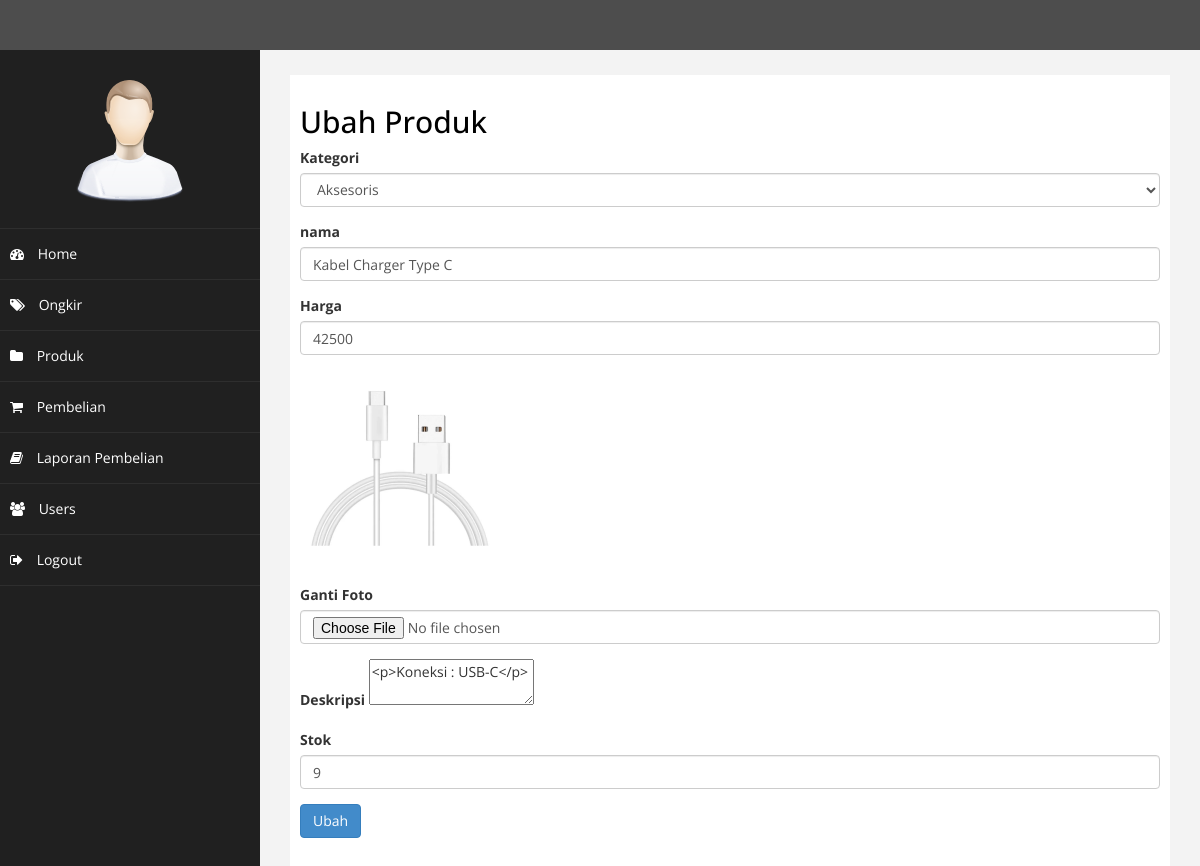
The app's page /admin/index.php?halaman=ubahproduk&id=42 (signed in) with its own data.
### tables this page shows
CREATE TABLE `produk` (
  `id_produk` int(8) NOT NULL,
  `id_kategori` int(3) NOT NULL,
  `nama_produk` varchar(30) NOT NULL,
  `harga_produk` int(10) NOT NULL,
  `foto_produk` varchar(80) NOT NULL,
  `dekripsi_produk` text NOT NULL,
  `stok_produk` int(5) NOT NULL
);

CREATE TABLE `kategori` (
  `id_kategori` int(5) NOT NULL,
  `nama_kategori` varchar(15) NOT NULL
);

### admin/ubahproduk.php (the view, shortened to what this page needs)
<h2>Ubah Produk</h2>
<?php
$ambil = $koneksi->query("SELECT * FROM produk WHERE id_produk='$_GET[id]'");
$pecah = $ambil->fetch_assoc();
?>
<?php
$datakategori = array();
$ambil = $koneksi->query("SELECT * FROM kategori");
while ($tiap = $ambil->fetch_assoc())
{
	$datakategori[] = $tiap;
}
?>
<form method="post" enctype="multipart/form-data">
	<div class="form-group">
		<label>Kategori</label>
		<select class="form-control" name="id_kategori" id="">
			<?php foreach ($datakategori as $key => $value): ?>
			<option value="<?php echo $value["id_kategori"] ?>" <?php if ($pecah["id_kategori"]==$value["id_kategori"]){echo "selected"; } ?> >
				<?php echo $value["nama_kategori"] ?>
			</option>
			<?php endforeach ?>
		</select>
	</div>
	<div class="form-group">
		<label>nama</label>
		<input type="text" class="form-control" name="nama" value="<?php echo $pecah['nama_produk']; ?>">
	</div>
	<div class="form-group">
		<label>Harga</label>
		<input type="number" class="form-control" name="harga" value="<?php echo $pecah['harga_produk']; ?>">
	</div>
	<div class="form-group">
		<img src="../admin/foto_produk/<?php echo $pecah['foto_produk'] ?>" width="200">
	</div>
	<div class="form-group">
		<label>Ganti Foto</label>
		<input type="file" class="form-control" name="foto">
	</div>
	<div class="form-group">
		<label>Deskripsi</label>
		<textarea class="ckeditor" id="ckeditor" name="deskripsi"><?php echo $pecah['dekripsi_produk']; ?></textarea>
	</div>
	<div class="form-group">
		<label>Stok</label>
		<input type="number" class="form-control" name="stok" value="<?php echo $pecah['stok_produk']; ?>">
	</div>
	<button class="btn btn-primary" name="ubah">Ubah</button>
</form>

### admin/assets/css/custom.css (style rules this page uses)
body { font-family: 'Open Sans', sans-serif; }
h2 { color: rgb(0, 0, 0); }

### records on screen
produk: id_kategori "Aksesoris", nama "Kabel Charger Type C", harga "42500", foto_produk (picture), deskripsi "<p>Koneksi : USB-C</p>", stok "9"
